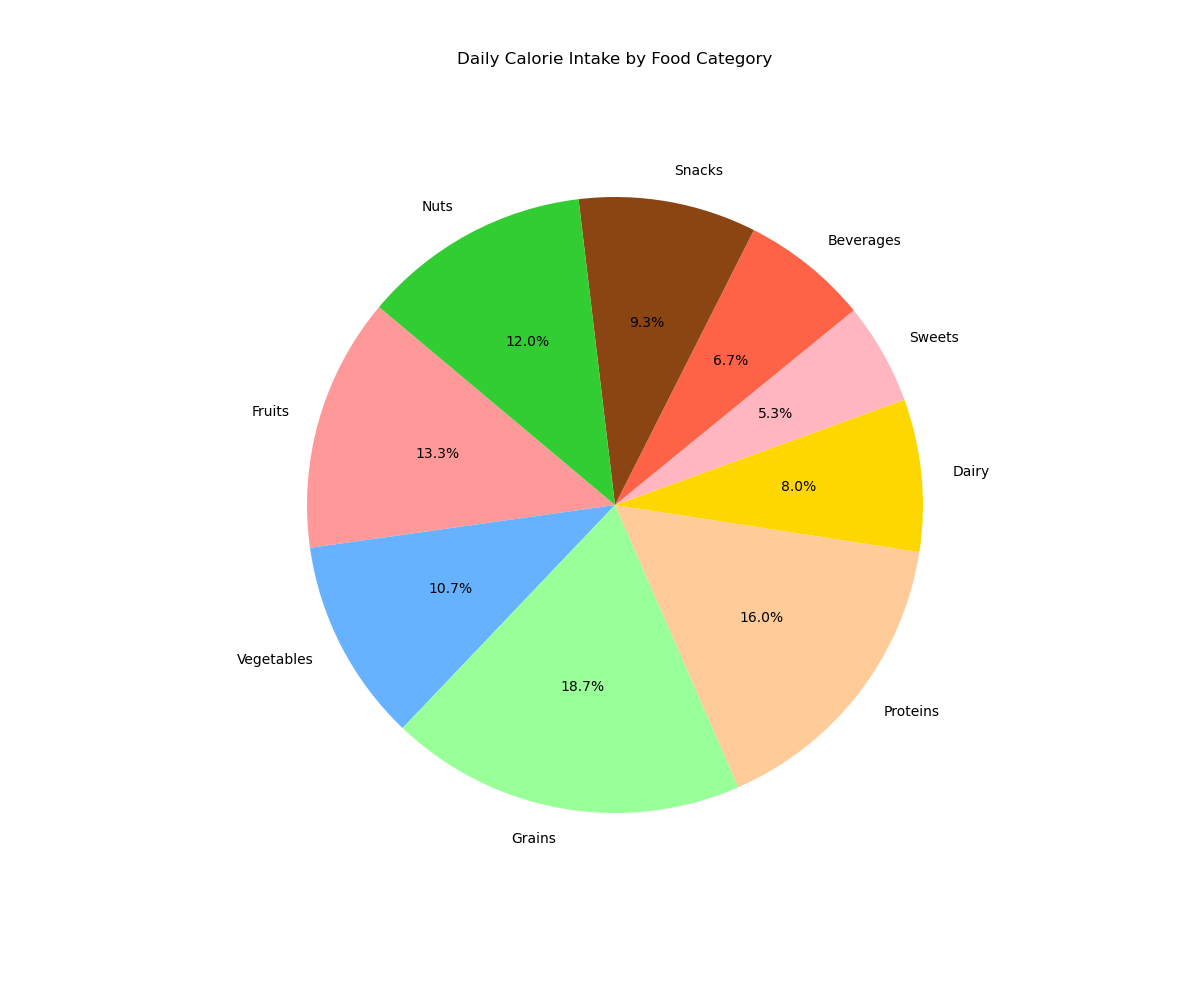

Python code for this plot:

import matplotlib.pyplot as plt

# Data
food_items = ["Fruits", "Vegetables", "Grains", "Proteins", "Dairy", "Sweets", "Beverages", "Snacks", "Nuts"]
number_of_calories = [50, 40, 70, 60, 30, 20, 25, 35, 45]

# Colors
colors = [
    "#FF9999",  # Fruits
    "#66B2FF",  # Vegetables
    "#99FF99",  # Grains
    "#FFCC99",  # Proteins
    "#FFD700",  # Dairy
    "#FFB6C1",  # Sweets
    "#FF6347",  # Beverages
    "#8B4513",  # Snacks
    "#32CD32",  # Nuts
]

# Create pie chart
plt.figure(figsize=(12, 10))  # width and height in inches
plt.pie(number_of_calories, labels=food_items, colors=colors, autopct='%1.1f%%', startangle=140)

# Chart title
plt.title('Daily Calorie Intake by Food Category', pad=40)

# Show plot
plt.show()
